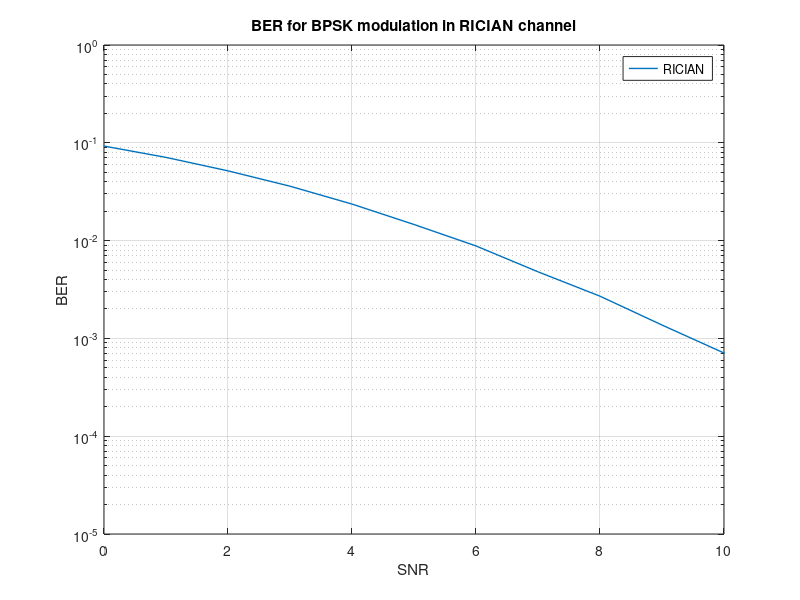

The MATLAB source for this figure:
%Wireless Channel comparison using fading channels(BPSK modulation)
% Computing BER for BPSK modulation in a Rician fading channel
clear; close all; clc; tic;
n=10^6;%no of samples or bits 
bits=randi([0,1],1,n);% generates random integers 0's and 1's
signal=2*bits-1;% BPSK modulation 0 -> -1; 1 -> 1 
k_factor=10; % Rician factor
mean=sqrt(k_factor/(k_factor+1));% mean
variance=sqrt(1/(2*(k_factor+1)));% variance
Nr2=randn(1,length(signal))*variance+mean;
Ni2=randn(1,length(signal))*variance;
RFC=sqrt(Nr2.^2+Ni2.^2); % Rician fading coefficient
for k=0:1:40
    snrl=10^(k/10);% convert the SNR in dB value
    Np=1/snrl;% To generate the noise power
    sd=sqrt(Np/2);% standard deviation of guassian noise
    noise=random('Normal',0,sd,1,length(signal)); % Generates Gaussian noise
    t1=signal.*RFC+noise; % s means transmitted signal
    z1=t1./RFC;% equalization
 op1=(z1>0); % threshold detection
    BER(k+1)=sum(xor(op1,bits))/n; % observed BER
    end;
    %figure;
    k=0:1:20;
    semilogy(k,BER(k+1),'-','LineWidth',1);
    hold on;
    axis([0 10 10^-5 1]);
title('BER for BPSK modulation in RICIAN channel');grid on;
xlabel('SNR');ylabel('BER');
hleg=legend('RICIAN')